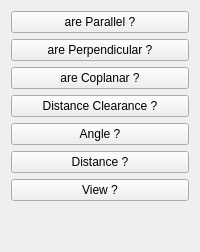
             <widget class="QWidget" name="tab_3">
              <attribute name="icon">
               <iconset>
                <normaloff>../../../../../../../../home/laurent/Documents/03_Plans/Python/Icons/WF_check.svg</normaloff>../../../../../../../../home/laurent/Documents/03_Plans/Python/Icons/WF_check.svg</iconset>
              </attribute>
              <attribute name="title">
               <string>Check</string>
              </attribute>
              <layout class="QGridLayout" name="gridLayout_35">
               <item row="5" column="0">
                <widget class="QPushButton" name="button_isDistance">
                 <property name="toolTip">
                  <string>Check for two Points distance:
Distances measurement and Delta values (on main Axes) between two Points
- Select the 2 Points and
Click this button
 </string>
                 </property>
                 <property name="text">
                  <string>Distance ?</string>
                 </property>
                 <property name="icon">
                  <iconset>
                   <normaloff>../../../../../../../../../home/laurent/Documents/03_Plans/Python/Icons/WF_distanceBetween.svg</normaloff>../../../../../../../../../home/laurent/Documents/03_Plans/Python/Icons/WF_distanceBetween.svg</iconset>
                 </property>
                 <property name="iconSize">
                  <size>
                   <width>32</width>
                   <height>32</height>
                  </size>
                 </property>
                </widget>
               </item>
               <item row="0" column="0">
                <widget class="QPushButton" name="button_isParallel">
                 <property name="toolTip">
                  <string>Check if two faces or two Edges are Parallel:
- Select the 2 faces/planes or 2 Edges/Lines and
Click this button

NB: You can change the tolerance in &quot;Ori. Pref.&quot;  TAB</string>
                 </property>
                 <property name="text">
                  <string>are Parallel ?</string>
                 </property>
                 <property name="icon">
                  <iconset>
                   <normaloff>../../../../../../../../home/laurent/Documents/03_Plans/Python/Icons/WF_isParallel.svg</normaloff>../../../../../../../../home/laurent/Documents/03_Plans/Python/Icons/WF_isParallel.svg</iconset>
                 </property>
                 <property name="iconSize">
                  <size>
                   <width>32</width>
                   <height>32</height>
                  </size>
                 </property>
                </widget>
               </item>
               <item row="2" column="0">
                <widget class="QPushButton" name="button_isCoplanar">
                 <property name="toolTip">
                  <string>Check if two faces or two Edges are Coplanar:
- Select the 2 faces/planes or 2 Edges/Lines and
Click this button

NB: You can change the tolerance in &quot;Ori. Pref.&quot;  TAB</string>
                 </property>
                 <property name="text">
                  <string>are Coplanar ?</string>
                 </property>
                 <property name="icon">
                  <iconset>
                   <normaloff>../../../../../../../../home/laurent/Documents/03_Plans/Python/Icons/WF_isCoplanar.svg</normaloff>../../../../../../../../home/laurent/Documents/03_Plans/Python/Icons/WF_isCoplanar.svg</iconset>
                 </property>
                 <property name="iconSize">
                  <size>
                   <width>32</width>
                   <height>32</height>
                  </size>
                 </property>
                </widget>
               </item>
               <item row="7" column="0">
                <spacer name="verticalSpacer_2">
                 <property name="orientation">
                  <enum>Qt::Vertical</enum>
                 </property>
                 <property name="sizeHint" stdset="0">
                  <size>
                   <width>20</width>
                   <height>40</height>
                  </size>
                 </property>
                </spacer>
               </item>
               <item row="1" column="0">
                <widget class="QPushButton" name="button_isPerpendicular">
                 <property name="toolTip">
                  <string>Check if two faces or two Edges are Perpendicular:
- Select the 2 faces/planes or 2 Edges/Lines and
Click this button

NB: You can change the tolerance in &quot;Ori. Pref.&quot;  TAB</string>
                 </property>
                 <property name="text">
                  <string>are Perpendicular ?</string>
                 </property>
                 <property name="icon">
                  <iconset>
                   <normaloff>../../../../../../../../home/laurent/Documents/03_Plans/Python/Icons/WF_isPerpendicular.svg</normaloff>../../../../../../../../home/laurent/Documents/03_Plans/Python/Icons/WF_isPerpendicular.svg</iconset>
                 </property>
                 <property name="iconSize">
                  <size>
                   <width>32</width>
                   <height>32</height>
                  </size>
                 </property>
                </widget>
               </item>
               <item row="3" column="0">
                <widget class="QPushButton" name="button_isClearance">
                 <property name="toolTip">
                  <string>Check for two Objects Clearance distance:
Quick measurements between parallel faces and similarly placed objects
- Select the 2 Objects and
Click this button</string>
                 </property>
                 <property name="text">
                  <string>Distance Clearance ?</string>
                 </property>
                 <property name="icon">
                  <iconset>
                   <normaloff>../../../../../../../../home/laurent/Documents/03_Plans/Python/Icons/WF_isClearance.svg</normaloff>../../../../../../../../home/laurent/Documents/03_Plans/Python/Icons/WF_isClearance.svg</iconset>
                 </property>
                 <property name="iconSize">
                  <size>
                   <width>32</width>
                   <height>32</height>
                  </size>
                 </property>
                </widget>
               </item>
               <item row="4" column="0">
                <widget class="QPushButton" name="button_isAngle">
                 <property name="toolTip">
                  <string>Check for two Edges/Planes angle:
Angle measurement between two Edges or two Planes
- Select the 2 Edges and
- Click this button
or
- Select the 2 Planes and
- Click this button
or
- Select one Edge and one Plane and
- Click this button

NB:
  Normals of Planes will be used.	 </string>
                 </property>
                 <property name="text">
                  <string>Angle ?</string>
                 </property>
                 <property name="icon">
                  <iconset>
                   <normaloff>../../../../../../../../../home/laurent/Documents/03_Plans/Python/Icons/WF_angleBetween.svg</normaloff>../../../../../../../../../home/laurent/Documents/03_Plans/Python/Icons/WF_angleBetween.svg</iconset>
                 </property>
                 <property name="iconSize">
                  <size>
                   <width>32</width>
                   <height>32</height>
                  </size>
                 </property>
                </widget>
               </item>
               <item row="6" column="0">
                <widget class="QPushButton" name="button_isView">
                 <property name="toolTip">
                  <string>Detect the position of the camera.
The returned value is the value provided 
by the function getCameraOrientation().</string>
                 </property>
                 <property name="text">
                  <string>View ?</string>
                 </property>
                 <property name="icon">
                  <iconset>
                   <normaloff>../../../../../../../../../home/laurent/Documents/03_Plans/Python/Icons/WF_FCCamera_02.svg</normaloff>../../../../../../../../../home/laurent/Documents/03_Plans/Python/Icons/WF_FCCamera_02.svg</iconset>
                 </property>
                 <property name="iconSize">
                  <size>
                   <width>32</width>
                   <height>32</height>
                  </size>
                 </property>
                </widget>
               </item>
              </layout>
             </widget>
